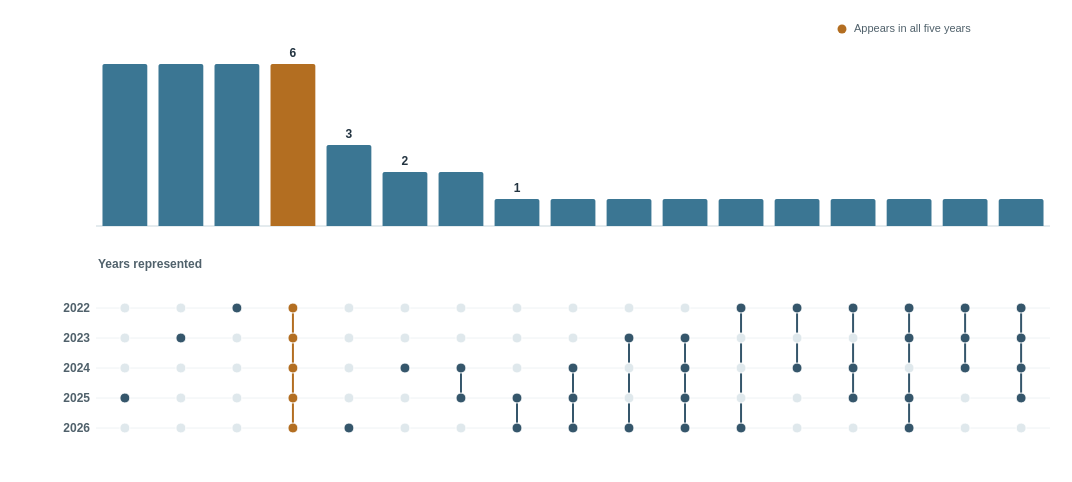

Express this chart as Vega-Lite.
### Vega specification from a JSON file in a GitHub repository (floating-point values rounded to 4 significant figures)
{"$schema": "https://vega.github.io/schema/vega/v5.json", "description": "UpSet plot of publisher appearances across publisher-attributed Prime Minister’s Literary Awards shortlist records, 2022–2026.", "width": {"signal": "width"}, "height": 470, "padding": {"left": 4, "right": 4, "top": 8, "bottom": 4}, "autosize": {"type": "fit-x", "contains": "padding", "resize": true}, "background": "#ffffff", "signals": [{"name": "width", "update": "max(280, min(1120, windowSize()[0] - (windowSize()[0] < 650 ? 92 : 128)))", "on": [{"events": "window:resize", "update": "max(280, min(1120, windowSize()[0] - (windowSize()[0] < 650 ? 92 : 128)))"}]}], "data": [{"name": "patterns", "values": [{"pattern": "00010", "publishers": 6, "yearList": "2025", "members": ["Fremantle Press", "NewSouth Publishing", "Recent Work Press", "Scribe Publications", "Shearsman Books", "Thames & Hudson Australia"], "showLabel": false}, {"pattern": "01000", "publishers": 6, "yearList": "2023", "members": ["MIP", "The Hare & Tortoise Books", "Ultimo Press", "Upswell Publishing", "Virago", "Yandaarra Community Group"], "showLabel": false}, {"pattern": "10000", "publishers": 6, "yearList": "2022", "members": ["Fomite", "Halstead Press", "Pan Macmillan Australia", "Pitt Street Poetry", "Simon & Schuster Australia", "UWA Publishing"], "showLabel": false}, {"pattern": "11111", "publishers": 6, "yearList": "2022, 2023, 2024, 2025, 2026", "members": ["Allen & Unwin", "Black Inc.", "Giramondo Publishing", "Penguin Random House Australia", "Text Publishing", "University of Queensland Press"], "showLabel": true}, {"pattern": "00001", "publishers": 3, "yearList": "2026", "members": ["Echo Publishing", "Powerhouse Museum", "Spinifex Press"], "showLabel": true}, {"pattern": "00100", "publishers": 2, "yearList": "2024", "members": ["Hardie Grant Explore", "Quemar Press"], "showLabel": true}, {"pattern": "00110", "publishers": 2, "yearList": "2024, 2025", "members": ["Affirm Press", "Scribner Australia"], "showLabel": false}, {"pattern": "00011", "publishers": 1, "yearList": "2025, 2026", "members": ["Vagabond Press"], "showLabel": true}, {"pattern": "00111", "publishers": 1, "yearList": "2024, 2025, 2026", "members": ["Hardie Grant Children's Publishing"], "showLabel": false}, {"pattern": "01001", "publishers": 1, "yearList": "2023, 2026", "members": ["Monash University Publishing"], "showLabel": false}, {"pattern": "01111", "publishers": 1, "yearList": "2023, 2024, 2025, 2026", "members": ["Hachette Australia"], "showLabel": false}, {"pattern": "10001", "publishers": 1, "yearList": "2022, 2026", "members": ["Transit Lounge"], "showLabel": false}, {"pattern": "10100", "publishers": 1, "yearList": "2022, 2024", "members": ["La Trobe University Press"], "showLabel": false}, {"pattern": "10110", "publishers": 1, "yearList": "2022, 2024, 2025", "members": ["HarperCollins Publishers"], "showLabel": false}, {"pattern": "11011", "publishers": 1, "yearList": "2022, 2023, 2025, 2026", "members": ["Melbourne University Publishing"], "showLabel": false}, {"pattern": "11100", "publishers": 1, "yearList": "2022, 2023, 2024", "members": ["Puncher and Wattmann"], "showLabel": false}, {"pattern": "11110", "publishers": 1, "yearList": "2022, 2023, 2024, 2025", "members": ["Magabala Books"], "showLabel": false}]}, {"name": "dots", "values": [{"pattern": "00010", "yearIndex": 0, "active": false, "publishers": 6, "year": "2022"}, {"pattern": "00010", "yearIndex": 1, "active": false, "publishers": 6, "year": "2023"}, {"pattern": "00010", "yearIndex": 2, "active": false, "publishers": 6, "year": "2024"}, {"pattern": "00010", "yearIndex": 3, "active": true, "publishers": 6, "year": "2025"}, {"pattern": "00010", "yearIndex": 4, "active": false, "publishers": 6, "year": "2026"}, {"pattern": "01000", "yearIndex": 0, "active": false, "publishers": 6, "year": "2022"}, {"pattern": "01000", "yearIndex": 1, "active": true, "publishers": 6, "year": "2023"}, {"pattern": "01000", "yearIndex": 2, "active": false, "publishers": 6, "year": "2024"}, {"pattern": "01000", "yearIndex": 3, "active": false, "publishers": 6, "year": "2025"}, {"pattern": "01000", "yearIndex": 4, "active": false, "publishers": 6, "year": "2026"}, {"pattern": "10000", "yearIndex": 0, "active": true, "publishers": 6, "year": "2022"}, {"pattern": "10000", "yearIndex": 1, "active": false, "publishers": 6, "year": "2023"}, {"pattern": "10000", "yearIndex": 2, "active": false, "publishers": 6, "year": "2024"}, {"pattern": "10000", "yearIndex": 3, "active": false, "publishers": 6, "year": "2025"}, {"pattern": "10000", "yearIndex": 4, "active": false, "publishers": 6, "year": "2026"}, {"pattern": "11111", "yearIndex": 0, "active": true, "publishers": 6, "year": "2022"}, {"pattern": "11111", "yearIndex": 1, "active": true, "publishers": 6, "year": "2023"}, {"pattern": "11111", "yearIndex": 2, "active": true, "publishers": 6, "year": "2024"}, {"pattern": "11111", "yearIndex": 3, "active": true, "publishers": 6, "year": "2025"}, {"pattern": "11111", "yearIndex": 4, "active": true, "publishers": 6, "year": "2026"}, {"pattern": "00001", "yearIndex": 0, "active": false, "publishers": 3, "year": "2022"}, {"pattern": "00001", "yearIndex": 1, "active": false, "publishers": 3, "year": "2023"}, {"pattern": "00001", "yearIndex": 2, "active": false, "publishers": 3, "year": "2024"}, {"pattern": "00001", "yearIndex": 3, "active": false, "publishers": 3, "year": "2025"}, {"pattern": "00001", "yearIndex": 4, "active": true, "publishers": 3, "year": "2026"}, {"pattern": "00100", "yearIndex": 0, "active": false, "publishers": 2, "year": "2022"}, {"pattern": "00100", "yearIndex": 1, "active": false, "publishers": 2, "year": "2023"}, {"pattern": "00100", "yearIndex": 2, "active": true, "publishers": 2, "year": "2024"}, {"pattern": "00100", "yearIndex": 3, "active": false, "publishers": 2, "year": "2025"}, {"pattern": "00100", "yearIndex": 4, "active": false, "publishers": 2, "year": "2026"}, {"pattern": "00110", "yearIndex": 0, "active": false, "publishers": 2, "year": "2022"}, {"pattern": "00110", "yearIndex": 1, "active": false, "publishers": 2, "year": "2023"}, {"pattern": "00110", "yearIndex": 2, "active": true, "publishers": 2, "year": "2024"}, {"pattern": "00110", "yearIndex": 3, "active": true, "publishers": 2, "year": "2025"}, {"pattern": "00110", "yearIndex": 4, "active": false, "publishers": 2, "year": "2026"}, {"pattern": "00011", "yearIndex": 0, "active": false, "publishers": 1, "year": "2022"}, {"pattern": "00011", "yearIndex": 1, "active": false, "publishers": 1, "year": "2023"}, {"pattern": "00011", "yearIndex": 2, "active": false, "publishers": 1, "year": "2024"}, {"pattern": "00011", "yearIndex": 3, "active": true, "publishers": 1, "year": "2025"}, {"pattern": "00011", "yearIndex": 4, "active": true, "publishers": 1, "year": "2026"}, {"pattern": "00111", "yearIndex": 0, "active": false, "publishers": 1, "year": "2022"}, {"pattern": "00111", "yearIndex": 1, "active": false, "publishers": 1, "year": "2023"}, {"pattern": "00111", "yearIndex": 2, "active": true, "publishers": 1, "year": "2024"}, {"pattern": "00111", "yearIndex": 3, "active": true, "publishers": 1, "year": "2025"}, {"pattern": "00111", "yearIndex": 4, "active": true, "publishers": 1, "year": "2026"}, {"pattern": "01001", "yearIndex": 0, "active": false, "publishers": 1, "year": "2022"}, {"pattern": "01001", "yearIndex": 1, "active": true, "publishers": 1, "year": "2023"}, {"pattern": "01001", "yearIndex": 2, "active": false, "publishers": 1, "year": "2024"}, {"pattern": "01001", "yearIndex": 3, "active": false, "publishers": 1, "year": "2025"}, {"pattern": "01001", "yearIndex": 4, "active": true, "publishers": 1, "year": "2026"}, {"pattern": "01111", "yearIndex": 0, "active": false, "publishers": 1, "year": "2022"}, {"pattern": "01111", "yearIndex": 1, "active": true, "publishers": 1, "year": "2023"}, {"pattern": "01111", "yearIndex": 2, "active": true, "publishers": 1, "year": "2024"}, {"pattern": "01111", "yearIndex": 3, "active": true, "publishers": 1, "year": "2025"}, {"pattern": "01111", "yearIndex": 4, "active": true, "publishers": 1, "year": "2026"}, {"pattern": "10001", "yearIndex": 0, "active": true, "publishers": 1, "year": "2022"}, {"pattern": "10001", "yearIndex": 1, "active": false, "publishers": 1, "year": "2023"}, {"pattern": "10001", "yearIndex": 2, "active": false, "publishers": 1, "year": "2024"}, {"pattern": "10001", "yearIndex": 3, "active": false, "publishers": 1, "year": "2025"}, {"pattern": "10001", "yearIndex": 4, "active": true, "publishers": 1, "year": "2026"}, {"pattern": "10100", "yearIndex": 0, "active": true, "publishers": 1, "year": "2022"}, {"pattern": "10100", "yearIndex": 1, "active": false, "publishers": 1, "year": "2023"}, {"pattern": "10100", "yearIndex": 2, "active": true, "publishers": 1, "year": "2024"}, {"pattern": "10100", "yearIndex": 3, "active": false, "publishers": 1, "year": "2025"}, {"pattern": "10100", "yearIndex": 4, "active": false, "publishers": 1, "year": "2026"}, {"pattern": "10110", "yearIndex": 0, "active": true, "publishers": 1, "year": "2022"}, {"pattern": "10110", "yearIndex": 1, "active": false, "publishers": 1, "year": "2023"}, {"pattern": "10110", "yearIndex": 2, "active": true, "publishers": 1, "year": "2024"}, {"pattern": "10110", "yearIndex": 3, "active": true, "publishers": 1, "year": "2025"}, {"pattern": "10110", "yearIndex": 4, "active": false, "publishers": 1, "year": "2026"}, {"pattern": "11011", "yearIndex": 0, "active": true, "publishers": 1, "year": "2022"}, {"pattern": "11011", "yearIndex": 1, "active": true, "publishers": 1, "year": "2023"}, {"pattern": "11011", "yearIndex": 2, "active": false, "publishers": 1, "year": "2024"}, {"pattern": "11011", "yearIndex": 3, "active": true, "publishers": 1, "year": "2025"}, {"pattern": "11011", "yearIndex": 4, "active": true, "publishers": 1, "year": "2026"}, {"pattern": "11100", "yearIndex": 0, "active": true, "publishers": 1, "year": "2022"}, {"pattern": "11100", "yearIndex": 1, "active": true, "publishers": 1, "year": "2023"}, {"pattern": "11100", "yearIndex": 2, "active": true, "publishers": 1, "year": "2024"}, {"pattern": "11100", "yearIndex": 3, "active": false, "publishers": 1, "year": "2025"}, {"pattern": "11100", "yearIndex": 4, "active": false, "publishers": 1, "year": "2026"}, {"pattern": "11110", "yearIndex": 0, "active": true, "publishers": 1, "year": "2022"}, {"pattern": "11110", "yearIndex": 1, "active": true, "publishers": 1, "year": "2023"}, {"pattern": "11110", "yearIndex": 2, "active": true, "publishers": 1, "year": "2024"}, {"pattern": "11110", "yearIndex": 3, "active": true, "publishers": 1, "year": "2025"}, {"pattern": "11110", "yearIndex": 4, "active": false, "publishers": 1, "year": "2026"}]}, {"name": "connectors", "values": [{"pattern": "11111", "firstYear": 0, "lastYear": 4, "allFive": true}, {"pattern": "00110", "firstYear": 2, "lastYear": 3, "allFive": false}, {"pattern": "00011", "firstYear": 3, "lastYear": 4, "allFive": false}, {"pattern": "00111", "firstYear": 2, "lastYear": 4, "allFive": false}, {"pattern": "01001", "firstYear": 1, "lastYear": 4, "allFive": false}, {"pattern": "01111", "firstYear": 1, "lastYear": 4, "allFive": false}, {"pattern": "10001", "firstYear": 0, "lastYear": 4, "allFive": false}, {"pattern": "10100", "firstYear": 0, "lastYear": 2, "allFive": false}, {"pattern": "10110", "firstYear": 0, "lastYear": 3, "allFive": false}, {"pattern": "11011", "firstYear": 0, "lastYear": 4, "allFive": false}, {"pattern": "11100", "firstYear": 0, "lastYear": 2, "allFive": false}, {"pattern": "11110", "firstYear": 0, "lastYear": 3, "allFive": false}]}, {"name": "years", "values": [{"year": "2022", "yearIndex": 0}, {"year": "2023", "yearIndex": 1}, {"year": "2024", "yearIndex": 2}, {"year": "2025", "yearIndex": 3}, {"year": "2026", "yearIndex": 4}]}], "scales": [{"name": "x", "type": "band", "domain": ["00010", "01000", "10000", "11111", "00001", "00100", "00110", "00011", "00111", "01001", "01111", "10001", "10100", "10110", "11011", "11100", "11110"], "range": [94, {"signal": "width - 20"}], "paddingInner": 0.2, "paddingOuter": 0.08}, {"name": "barY", "type": "linear", "domain": {"data": "patterns", "field": "publishers"}, "zero": true, "nice": true, "range": [218, 56]}, {"name": "yearY", "type": "linear", "domain": [0, 4], "range": [300, 420]}], "marks": [{"type": "symbol", "encode": {"update": {"x": {"signal": "width - 226"}, "y": {"value": 21}, "size": {"value": 80}, "fill": {"value": "#B36E21"}}}}, {"type": "text", "encode": {"update": {"x": {"signal": "width - 214"}, "y": {"value": 24}, "text": {"value": "Appears in all five years"}, "font": {"value": "Arial"}, "fontSize": {"value": 11}, "fill": {"value": "#50616b"}}}}, {"type": "rule", "encode": {"update": {"x": {"value": 92}, "x2": {"signal": "width - 18"}, "y": {"value": 218}, "stroke": {"value": "#C9D7DD"}}}}, {"type": "rect", "from": {"data": "patterns"}, "encode": {"update": {"x": {"scale": "x", "field": "pattern"}, "width": {"scale": "x", "band": 1}, "y": {"scale": "barY", "field": "publishers"}, "y2": {"value": 218}, "fill": {"signal": "datum.pattern === '11111' ? '#B36E21' : '#3B7693'"}, "cornerRadiusTopLeft": {"value": 2}, "cornerRadiusTopRight": {"value": 2}, "tooltip": {"signal": "datum.publishers + (datum.publishers === 1 ? ' publisher' : ' publishers') + ' appeared in ' + datum.yearList + ': ' + join(datum.members, ', ')"}}}}, {"type": "text", "from": {"data": "patterns"}, "encode": {"update": {"x": {"scale": "x", "field": "pattern", "band": 0.5}, "y": {"signal": "scale('barY', datum.publishers) - 7"}, "align": {"value": "center"}, "text": {"signal": "datum.showLabel ? datum.publishers : ''"}, "font": {"value": "Arial"}, "fontSize": {"value": 12}, "fontWeight": {"value": "bold"}, "fill": {"value": "#233441"}}}}, {"type": "text", "encode": {"update": {"x": {"value": 94}, "y": {"value": 260}, "text": {"value": "Years represented"}, "font": {"value": "Arial"}, "fontSize": {"value": 12}, "fontWeight": {"value": "bold"}, "fill": {"value": "#50616b"}}}}, {"type": "rule", "from": {"data": "years"}, "encode": {"update": {"x": {"value": 92}, "x2": {"signal": "width - 18"}, "y": {"scale": "yearY", "field": "yearIndex"}, "stroke": {"value": "#EEF2F4"}, "strokeWidth": {"value": 1}}}}, {"type": "text", "from": {"data": "years"}, "encode": {"update": {"x": {"value": 86}, "y": {"scale": "yearY", "field": "yearIndex"}, "align": {"value": "right"}, "baseline": {"value": "middle"}, "text": {"field": "year"}, "font": {"value": "Arial"}, "fontSize": {"value": 12}, "fontWeight": {"value": "bold"}, "fill": {"value": "#50616b"}}}}, {"type": "rule", "from": {"data": "connectors"}, "encode": {"update": {"x": {"scale": "x", "field": "pattern", "band": 0.5}, "y": {"scale": "yearY", "field": "firstYear"}, "y2": {"scale": "yearY", "field": "lastYear"}, "stroke": {"signal": "datum.allFive ? '#B36E21' : '#35566B'"}, "strokeWidth": {"value": 2}}}}, {"type": "symbol", "from": {"data": "dots"}, "encode": {"update": {"x": {"scale": "x", "field": "pattern", "band": 0.5}, "y": {"scale": "yearY", "field": "yearIndex"}, "size": {"value": 100}, "shape": {"value": "circle"}, "fill": {"signal": "datum.active ? (datum.pattern === '11111' ? '#B36E21' : '#35566B') : '#DFE8EC'"}, "stroke": {"value": "#ffffff"}, "strokeWidth": {"value": 1}, "tooltip": {"signal": "datum.year + ': ' + (datum.active ? 'present' : 'not present') + '; ' + datum.publishers + ' publishers share this pattern'"}}}}], "usermeta": {"source_rows": 144, "publishers": 41, "appeared_once": 23, "appeared_all_five": 6}}
